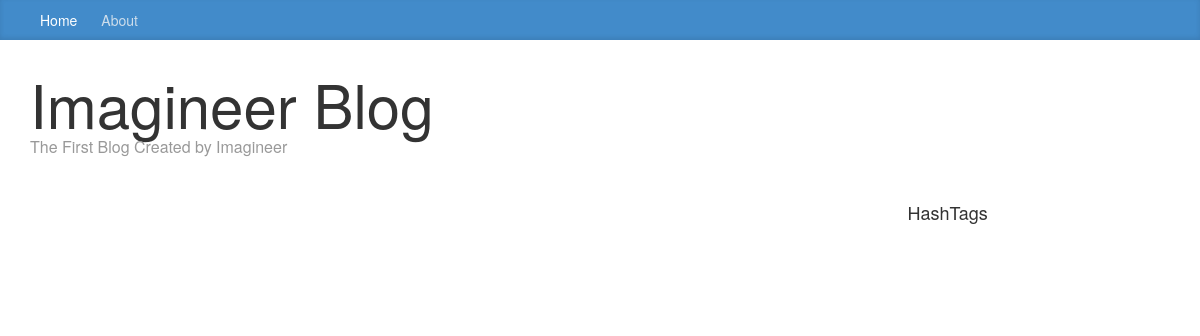
Before: / with the older database file.
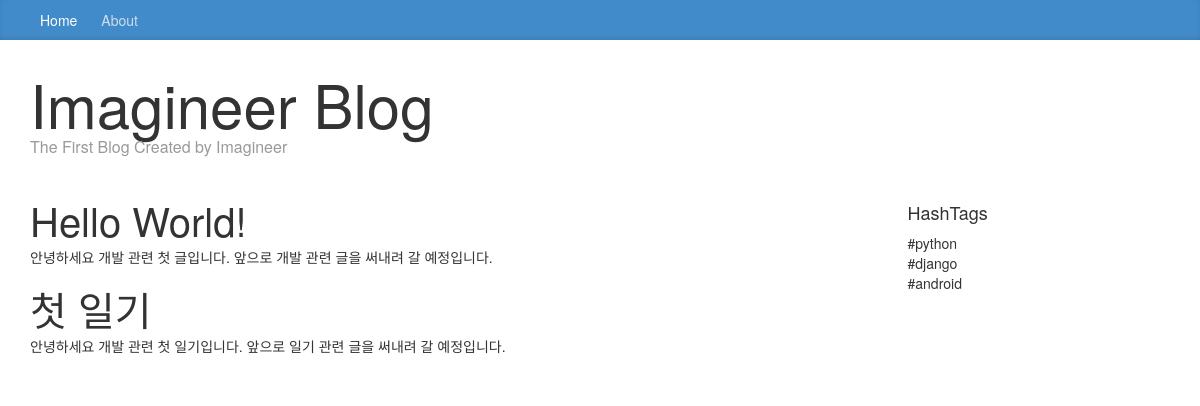
After: the same page with the newer database file.
### feed/models.py (models this page shows, shortened)
class Article(models.Model):
    DEVELOPMENT = "dv"
    PERSONAL = "ps"
    CATEGORY_CHOICES = (
        (DEVELOPMENT, "development"),
        (PERSONAL, "personal"),
    )
    title = models.CharField(max_length=200)
    content = models.TextField()
    category = models.CharField(
        max_length=2,
        choices=CATEGORY_CHOICES,
        default=DEVELOPMENT,
    )

class HashTag(models.Model):
    name = models.CharField(max_length=50)
    def __str__(self):
        return self.name

### feed/views.py (the view)
# urls.py: url(r'^$', views.index, name='index'),
def index(request):
    article_list = Article.objects.all()
    hashtag_list = HashTag.objects.all()
    ctx = {
        "article_list" : article_list,
        "hashtag_list" : hashtag_list
    }
    return render(request, "index.html", ctx)

### templates/index.html
{% extends "base.html" %}
{% block body %}
<div class="blog-masthead">
  <div class="container">
    <nav class="blog-nav">
      <a class="blog-nav-item active" href="#">Home</a>
      <a class="blog-nav-item" href="#">About</a>
    </nav>
  </div>
</div>
<div class="container">
  <div class="blog-header">
    <h1 class="blog-title">Imagineer Blog</h1>
    <p class="lead blog-description">The First Blog Created by Imagineer</P>
  </div>
  <div class="row">
    <div class="col-sm-8">
      <div class="blog-post">
        {% for article in article_list %}
        <h2 class="blog-post-title">{{ article.title }}</h2>
        <p>{{ article.content }}</p>
        {% endfor %}
      </div>
    </div>
    <div class="col-sm-3 col-sm-offset-1 blog-sidbar">
      <div class="sidebar-module">
        <h4>HashTags</h4>
        <ol class="list-unstyled">
          {% for hashtag in hashtag_list %}
          <li>#{{ hashtag }}</li>
          {% endfor %}
        </ol>
      </div>
      <div class="sidebar-module"></div>
    </div>
  </div>
</div>
{% endblock %}

### templates/base.html (shortened to what this page needs)
<!DOCTYPE html>
{% load static %}
<html lang="en">
<head>
    <link rel="stylesheet" href='{% static "css/lib/bootstrap.min.css" %}'>
    <link rel="stylesheet" href='{% static "css/lib/font-awesome.min.css" %}'>
    <link rel="stylesheet" href='{% static "css/base.css" %}'>
</head>
<body>
  {% block body %}{% endblock %}
</body>
</html>

### static/css/base.css (style rules this page uses)
.blog-masthead { background-color: #428bca; -webkit-box-shadow: inset 0 -2px 5px rgba(0,0,0,.1); box-shadow: inset 0 -2px 5px rgba(0,0,0,.1); }
.blog-nav .active { color: #fff; }
.blog-nav-item { position: relative; display: inline-block; padding: 10px; font-weight: 500; color: #cdddeb; }
.blog-title { margin-top: 30px; margin-bottom: 0; font-size: 60px; font-weight: normal; }
.blog-description { font-size: 20px; color: #999; }
.lead { margin-bottom: 20px; font-size: 16px; font-weight: 300; line-height: 1.4; }
.blog-post-title { margin-bottom: 5px; font-size: 40px; }
.sidebar-module { padding: 15px; margin: 0 -15px 15px; }
.list-unstyled { padding-left: 0; list-style: none; }

Changed rows visible on the page:
added Article: title "Hello World!", content "안녕하세요 개발 관련 첫 글입니다. 앞으로 개발 관련 글을 써내려 갈 예정입니다."
added Article: title "첫 일기", content "안녕하세요 개발 관련 첫 일기입니다. 앞으로 일기 관련 글을 써내려 갈 예정입니다."
added HashTag: name "python"
added HashTag: name "django"
added HashTag: name "android"
